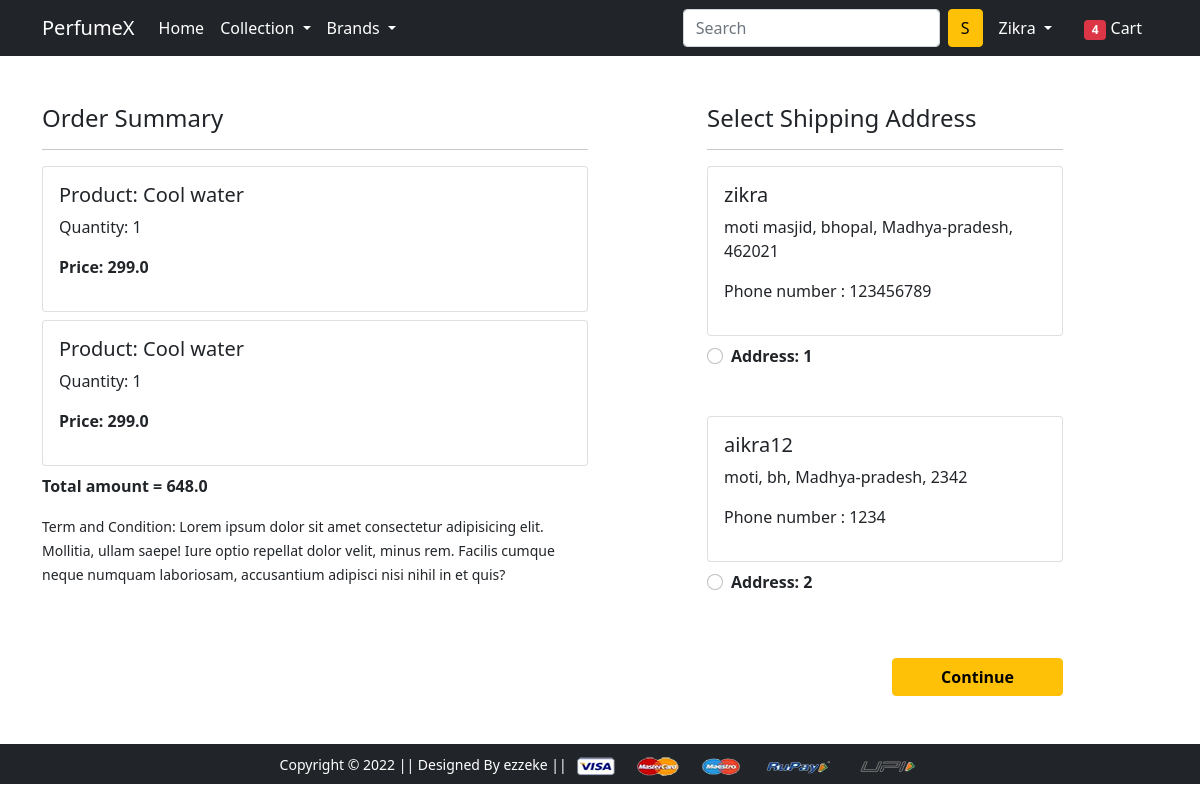
The page /checkout/ (signed in) on the database its author committed.
### app/models.py (models this page shows, shortened)
class Cart(models.Model):
    user = models.ForeignKey(User, on_delete=models.CASCADE)
    product = models.ForeignKey(Product, on_delete=models.CASCADE)
    quantity = models.PositiveIntegerField(default=1)
    @property
    def cost_with_quantity(self):
        return self.quantity  *self.product.discounted_price

class Product(models.Model):
    title = models. CharField(max_length=100)
    selling_price = models.FloatField()
    discounted_price = models.FloatField()
    description = models.TextField()
    brand = models.CharField(max_length=100)
    category = models.CharField(choices=CATEGORY_CHOICES, max_length=2)
    product_image = models.ImageField(upload_to='productimg')

class Customer(models.Model):
    user = models. ForeignKey(User, on_delete=models.CASCADE)
    name = models.CharField(max_length=100)
    phone = models.IntegerField()
    locality = models.CharField(max_length=100)
    city = models.CharField(max_length=100)
    zipcode = models.IntegerField()
    state = models.CharField(choices=STATE_CHOICES, max_length=50)

### app/views.py (the view)
# urls.py: path('checkout/', views.checkout, name='checkout'),
@login_required
def checkout(request):
    user = request.user
    add = Customer.objects.filter(user=user)
    cart_items = Cart.objects.filter(user=user)
    amount = 0.0
    shipping_amount = 50.0
    total_amount = 0.0
    cart_product = [p for p in Cart.objects.all() if p.user == request.user]
    if cart_product:
        for p in cart_product:
            temp_amount = (p.quantity * p.product.discounted_price)
            amount += temp_amount
        total_amount = amount + shipping_amount
    return render(request, 'app/checkout.html', {'add':add, 'total_amount':total_amount, 'cart_items':cart_items})

### app/templates/app/checkout.html (shortened to what this page needs)
{% extends 'app/base.html' %}
{% load static %}
{% block main-content %}
<div class="container">
 <div class="row mt-5">
  <div class="col-sm-6">
    <h4>Order Summary</h4>
    <hr>
    {% for item in cart_items %}
      <div class="card mb-2">
        <div class="card-body">
          <h5>Product: {{item.product.title}}</h5>
          <p>Quantity: {{item.quantity}}</p>
          <p class="fw-bold">Price: {{item.cost_with_quantity}}</p>
        </div>
      </div>
      {% endfor %}
      <p class="fw-bold">Total amount = {{total_amount}}</p>
    <small>Term and Condition: Lorem ipsum dolor sit amet consectetur adipisicing elit. Mollitia, ullam saepe! Iure optio repellat dolor velit, minus rem. Facilis cumque neque numquam laboriosam, accusantium adipisci nisi nihil in et quis?</small>
  </div>
  <div class="col-sm-4 offset-sm-1">
    <h4>Select Shipping Address</h4>
    <hr>
    <form action="/paymentdone">
      {% for ad in add%}
      <div class="card">
        <div class="card-body">
        <h5>{{ad.name}}</h5>
        <p>{{ad.locality}}, {{ad.city}}, {{ad.state}}, {{ad.zipcode}}</p>
        <p>Phone number : {{ad.phone}}</p>
        </div>
      </div>
        <div class="form-check mt-2 mb-5">
          <input class="form-check-input" type="radio" name="custid" id="custid{{forloop.counter}}" value="{{ad.id}}">
          <label class="form-check-label fw-bold" for="custid{{forloop.counter}}">
            Address: {{forloop.counter}} </label>
        </div>
        {% endfor %}
        <div class="text-end">
          <button type="submit" class="btn btn-warning mt-3 px-5 fw-bold">Continue</button>
        </div>
      </form>
    </div>
  </div>
</div>
{% endblock main-content %}

### app/templates/app/base.html (shortened to what this page needs)
<!doctype html>
{% load static %}
<html lang="en">
  <head>
    <link href="https://cdn.jsdelivr.net/npm/bootstrap@5.0.0-beta1/dist/css/bootstrap.min.css" rel="stylesheet">
    <link rel="stylesheet" href="{% static 'app/css/owl.carousel.min.css' %}">
    <link rel="stylesheet" href="{% static 'app/css/all.min.css' %}">
    <link rel="stylesheet" href="{% static 'app/css/style.css' %}">
  </head>
  <body>
    <nav class="navbar navbar-expand-lg navbar-dark bg-dark">
     <div class="container">
       <a class="navbar-brand" href="/">PerfumeX</a>
       <div class="collapse navbar-collapse" id="navbarSupportedContent">
         <ul class="navbar-nav me-auto mb-2 mb-lg-0">
           <li class="nav-item">
             <a class="nav-link active" aria-current="page" href="/">Home</a>
           </li>
           <li class="nav-item dropdown">
             <a class="nav-link dropdown-toggle text-white" href="#" id="electronicsDropdown" role="button" data-bs-toggle="dropdown" aria-expanded="false">
               Collection
             </a>
           </li>
           <li class="nav-item dropdown">
             <a class="nav-link dropdown-toggle text-white" href="#" id="fashionDropdown" role="button" data-bs-toggle="dropdown" aria-expanded="false">
               Brands
             </a>
           </li>
         </ul>
         <form class="d-flex">
           <input class="form-control me-2" type="search" placeholder="Search" aria-label="Search">
           <button class="btn btn-warning" type="submit">S</button>
         </form>
         <div>
          <ul class="navbar-nav me-auto mb-2 mb-lg-0">
            {% if request.user.is_authenticated %}
           <li class="nav-item dropdown mx-2">
              <a class="nav-link dropdown-toggle text-white" href="#" id="profileDropdown" role="button" data-bs-toggle="dropdown" aria-expanded="false">
                {{request.user.username|capfirst}}
              </a>
            </li>
            <li class="nav-item mx-2">
             <a href="{% url 'showcart' %}" class="nav-link text-white"><span class="badge bg-danger">4</span> Cart </a>
            </li>
            {% endif %}
          </ul>
         </div>
       </div>
     </div>
    </nav>
    {% block main-content %} {% endblock main-content %}
    <footer class="container-fluid bg-dark text-center p-2 mt-5">
        <small class="text-white">Copyright &copy; 2022 || Designed By ezzeke || </small>
        <img src="{% static 'app/images/payment.png' %}" alt="" srcset="" class="img-fluid" height="2px">
    </footer>
  </body>
</html>

### rows shown on the page
Cart: product "Cool water", quantity "1", cost_with_quantity "299.0"
Cart: product "Cool water", quantity "1", cost_with_quantity "299.0"
Customer: name "zikra", locality "moti masjid", city "bhopal", state "Madhya-pradesh", zipcode "462021", phone "123456789"
Customer: name "aikra12", locality "moti", city "bh", state "Madhya-pradesh", zipcode "2342", phone "1234"

### other values the page prints
{{ request.user.username|capfirst }} "Zikra"
{{ total_amount }} "648.0"
